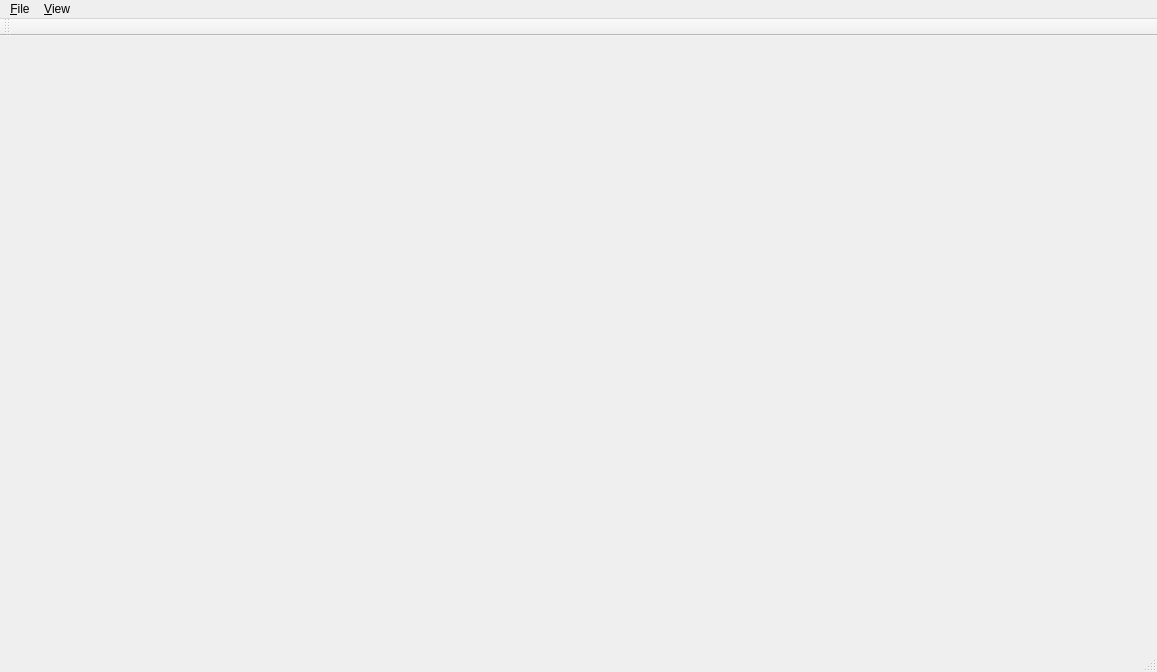
<?xml version="1.0" encoding="UTF-8"?>
<ui version="4.0">
 <class>MRIMainWindow</class>
 <widget class="QMainWindow" name="MRIMainWindow">
  <property name="geometry">
   <rect>
    <x>0</x>
    <y>0</y>
    <width>1157</width>
    <height>672</height>
   </rect>
  </property>
  <property name="windowTitle">
   <string>MainWindow</string>
  </property>
  <widget class="QWidget" name="centralwidget">
   <property name="sizePolicy">
    <sizepolicy hsizetype="Preferred" vsizetype="Preferred">
     <horstretch>1</horstretch>
     <verstretch>1</verstretch>
    </sizepolicy>
   </property>
   <layout class="QVBoxLayout" name="verticalLayout_2">
    <item>
     <layout class="QGridLayout" name="gridLayout"/>
    </item>
   </layout>
  </widget>
  <widget class="QMenuBar" name="menubar">
   <property name="geometry">
    <rect>
     <x>0</x>
     <y>0</y>
     <width>1157</width>
     <height>25</height>
    </rect>
   </property>
   <widget class="QMenu" name="menu_File">
    <property name="title">
     <string>&amp;File</string>
    </property>
    <addaction name="action_Import_Data"/>
    <addaction name="separator"/>
    <addaction name="action_Exit"/>
   </widget>
   <widget class="QMenu" name="menu_View">
    <property name="title">
     <string>&amp;View</string>
    </property>
    <addaction name="action_Mesh_View"/>
    <addaction name="action_Image_Stack"/>
   </widget>
   <addaction name="menu_File"/>
   <addaction name="menu_View"/>
  </widget>
  <widget class="QStatusBar" name="statusbar"/>
  <widget class="QToolBar" name="toolBar">
   <property name="windowTitle">
    <string>toolBar</string>
   </property>
   <attribute name="toolBarArea">
    <enum>TopToolBarArea</enum>
   </attribute>
   <attribute name="toolBarBreak">
    <bool>false</bool>
   </attribute>
  </widget>
  <action name="action_Exit">
   <property name="text">
    <string>&amp;Exit</string>
   </property>
  </action>
  <action name="action_Import_Data">
   <property name="text">
    <string>&amp;Import Data</string>
   </property>
   <property name="shortcut">
    <string>Ctrl+I</string>
   </property>
  </action>
  <action name="action_Mesh_View">
   <property name="checkable">
    <bool>true</bool>
   </property>
   <property name="checked">
    <bool>true</bool>
   </property>
   <property name="text">
    <string>&amp;Mesh View</string>
   </property>
  </action>
  <action name="action_Image_Stack">
   <property name="checkable">
    <bool>true</bool>
   </property>
   <property name="checked">
    <bool>true</bool>
   </property>
   <property name="text">
    <string>&amp;Image Stack</string>
   </property>
  </action>
 </widget>
 <resources/>
 <connections>
  <connection>
   <sender>action_Exit</sender>
   <signal>triggered()</signal>
   <receiver>MRIMainWindow</receiver>
   <slot>close()</slot>
   <hints>
    <hint type="sourcelabel">
     <x>-1</x>
     <y>-1</y>
    </hint>
    <hint type="destinationlabel">
     <x>399</x>
     <y>299</y>
    </hint>
   </hints>
  </connection>
 </connections>
</ui>
